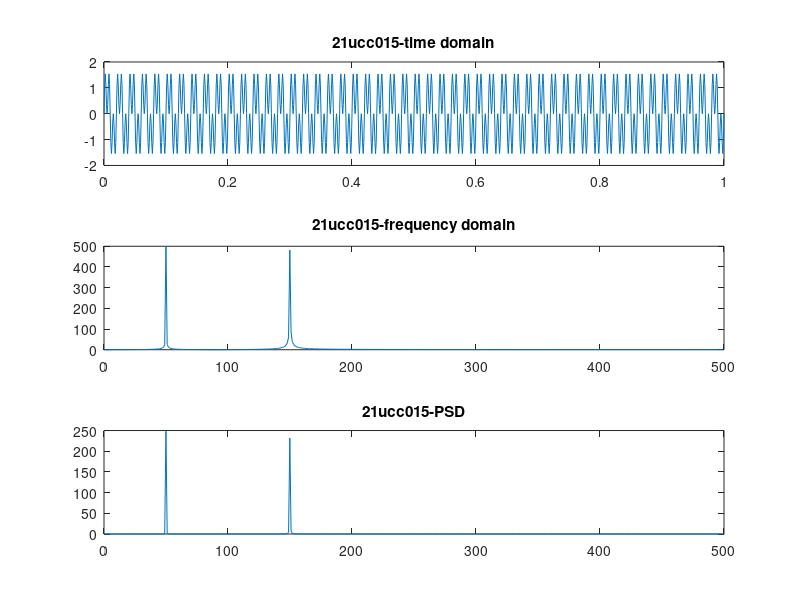

Write MATLAB code to recreate this figure.
clc
close all
clear all
dt=0.001;
t=0:dt:1;
n=length(t);
l=1:floor(n/2);
x=sin(2*pi*50*t)+sin(2*pi*150*t);
fr=(1/(dt*n))*[0:n];
f=fft(x,n);
fa=abs(f);
psd=(abs(f).^2)/n;
subplot(311);
plot(t,x);
title("21ucc015-time domain");
subplot(312);
plot(fr(l),fa(l));
title("21ucc015-frequency domain");
subplot(313);
plot(fr(l),psd(l));
title("21ucc015-PSD");
